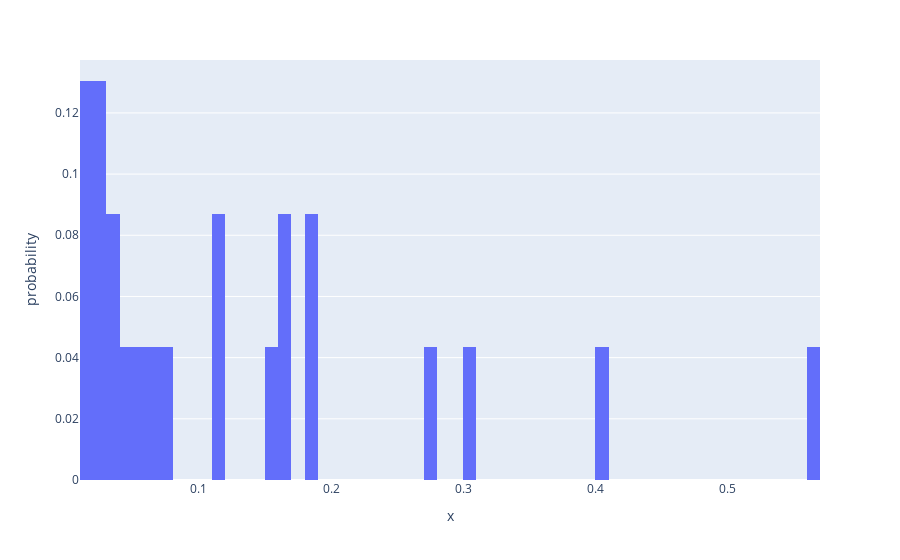

Here is the notebook cell this chart was saved with:
### Code cell
rtime=-1;znetime=-1
regular_error = np.abs(regular_result.cfaulties[rtime]-regular_result.coriginal*regular_result.betas[rtime]); regular_error = regular_error[regular_error>1e-2]
zne_error = np.abs(zne_result.cfaulties[znetime]-zne_result.coriginal*zne_result.betas[znetime]);zne_error = zne_error[zne_error >1e-2]
plt.stairs(zne_error)
import plotly.express as px
df = {"regular_error":regular_error,"zne_error":zne_error}
fig =px.histogram(x=zne_error,barmode="group",nbins=90,log_y=False,histnorm="probability")
fig.show()
# fig2 = px.bar(x=xx,y=lmd*np.exp(-xx*lmd))
# fig2.show()

### Figure 1 — Plotly figure (JSON) as saved in the notebook; plotly's stock layout.template omitted (floating-point values rounded to 4 significant figures)
{"data": [{"alignmentgroup": "True", "bingroup": "x", "histnorm": "probability", "hovertemplate": "x=%{x}<br>probability=%{y}<extra></extra>", "legendgroup": "", "marker": {"color": "#636efa", "pattern": {"shape": ""}}, "name": "", "nbinsx": 90, "offsetgroup": "", "orientation": "v", "showlegend": false, "type": "histogram", "x": [0.02239, 0.02669, 0.309, 0.1814, 0.1158, 0.2718, 0.1671, 0.05862, 0.5616, 0.02007, 0.03731, 0.1531, 0.1616, 0.04234, 0.1102, 0.03875, 0.06126, 0.1803, 0.07124, 0.4026, 0.0158, 0.01139, 0.01647], "xaxis": "x", "yaxis": "y"}], "layout": {"barmode": "group", "legend": {"tracegroupgap": 0}, "margin": {"t": 60}, "xaxis": {"anchor": "y", "domain": [0, 1], "title": {"text": "x"}}, "yaxis": {"anchor": "x", "domain": [0, 1], "title": {"text": "probability"}}}}
